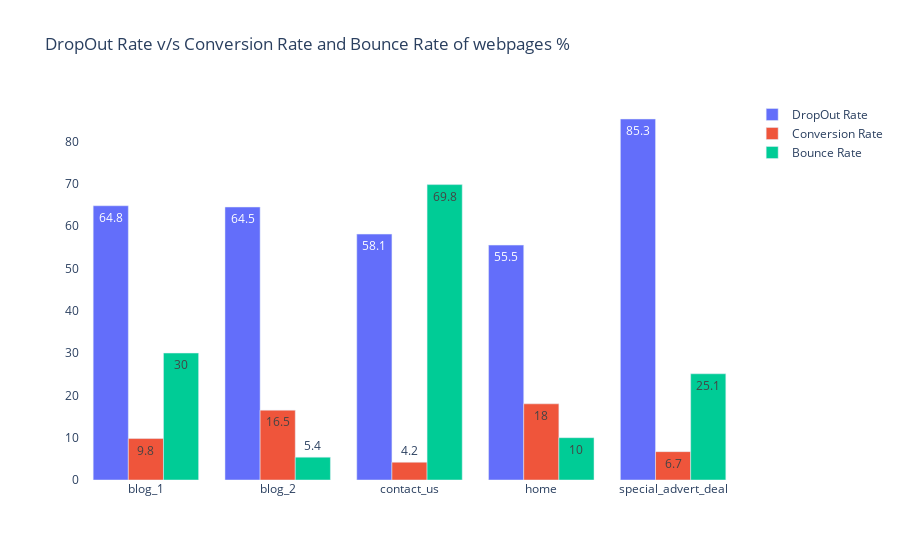

Notebook cell for this chart:
### Code cell
import plotly.graph_objects as go
fig = go.Figure(data=[
    go.Bar(name='DropOut Rate', x=Bounce_per_page['Page1'], y=Bounce_per_page['drop_out_rate'],text=Bounce_per_page['drop_out_rate']),
    go.Bar(name='Conversion Rate', x=Bounce_per_page['Page1'], y=Bounce_per_page['conversion_rate'],text=Bounce_per_page['conversion_rate']),
    go.Bar(name='Bounce Rate', x=Bounce_per_page['Page1'], y=Bounce_per_page['bounce_rate'],text=Bounce_per_page['bounce_rate'])
])
# Change the bar mode
fig.update_layout(barmode='group',title='DropOut Rate v/s Conversion Rate and Bounce Rate of webpages % ')
fig.update_layout({
'plot_bgcolor': 'rgba(0, 0, 0, 0)',
'paper_bgcolor': 'rgba(0, 0, 0, 0)',
})
fig.show()

### Figure 1 — Plotly figure (JSON) as saved in the notebook; plotly's stock layout.template omitted (floating-point values rounded to 4 significant figures)
{"data": [{"name": "DropOut Rate", "text": [64.8, 64.5, 58.1, 55.5, 85.3], "type": "bar", "x": ["blog_1", "blog_2", "contact_us", "home", "special_advert_deal"], "y": [64.8, 64.5, 58.1, 55.5, 85.3]}, {"name": "Conversion Rate", "text": [9.8, 16.5, 4.2, 18, 6.7], "type": "bar", "x": ["blog_1", "blog_2", "contact_us", "home", "special_advert_deal"], "y": [9.8, 16.5, 4.2, 18, 6.7]}, {"name": "Bounce Rate", "text": [30, 5.4, 69.8, 10, 25.1], "type": "bar", "x": ["blog_1", "blog_2", "contact_us", "home", "special_advert_deal"], "y": [30, 5.4, 69.8, 10, 25.1]}], "layout": {"barmode": "group", "paper_bgcolor": "rgba(0, 0, 0, 0)", "plot_bgcolor": "rgba(0, 0, 0, 0)", "title": {"text": "DropOut Rate v/s Conversion Rate and Bounce Rate of webpages % "}}}
